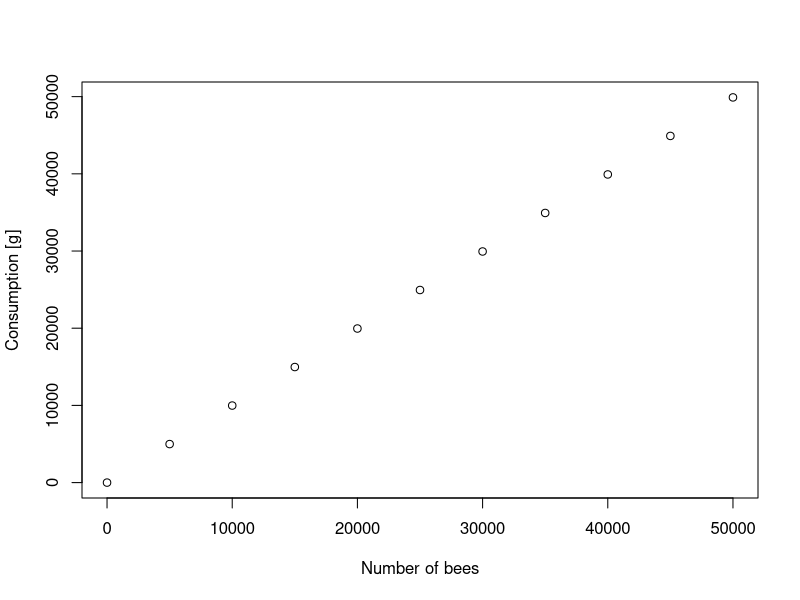
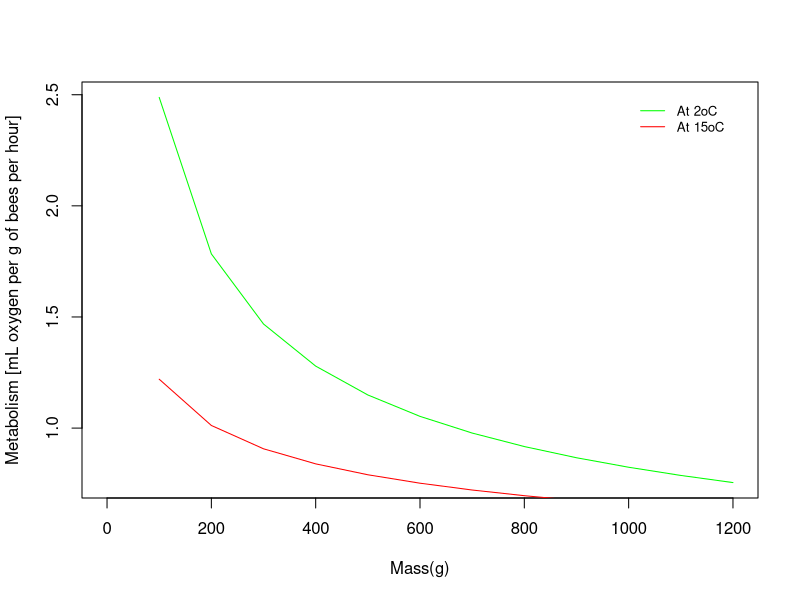
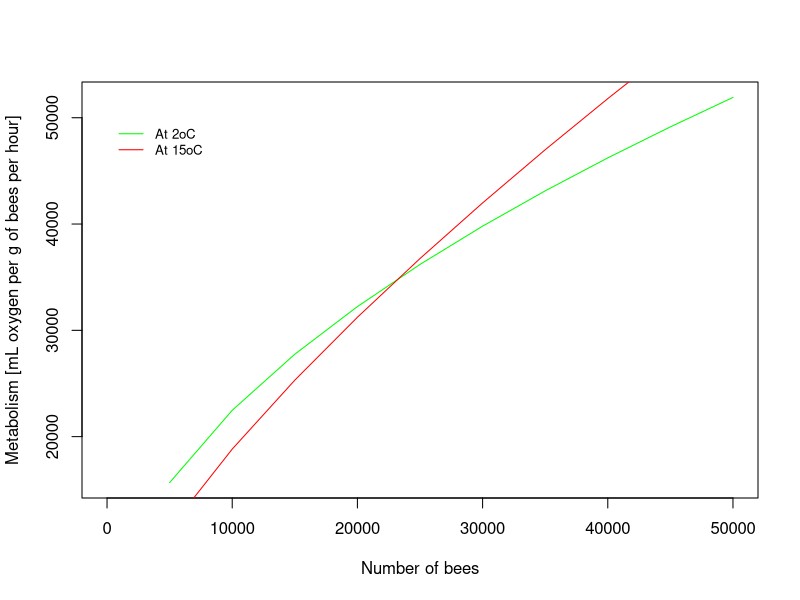
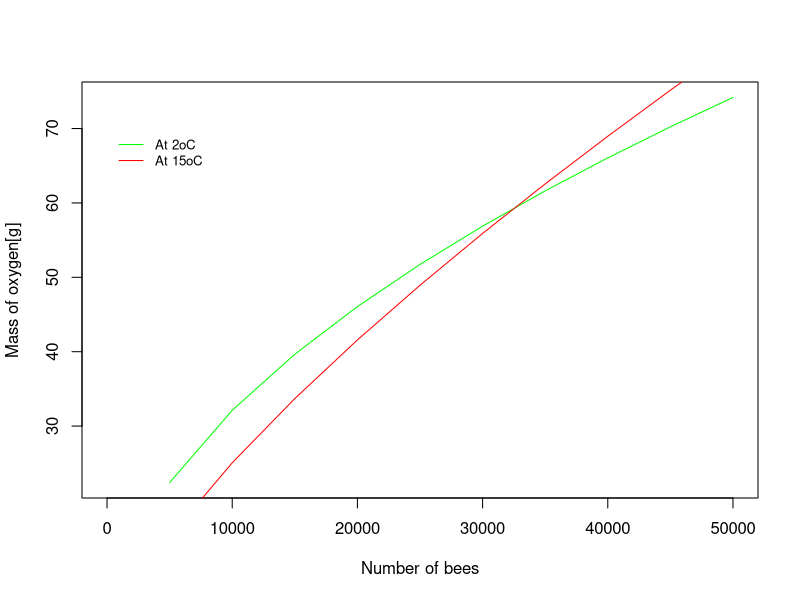
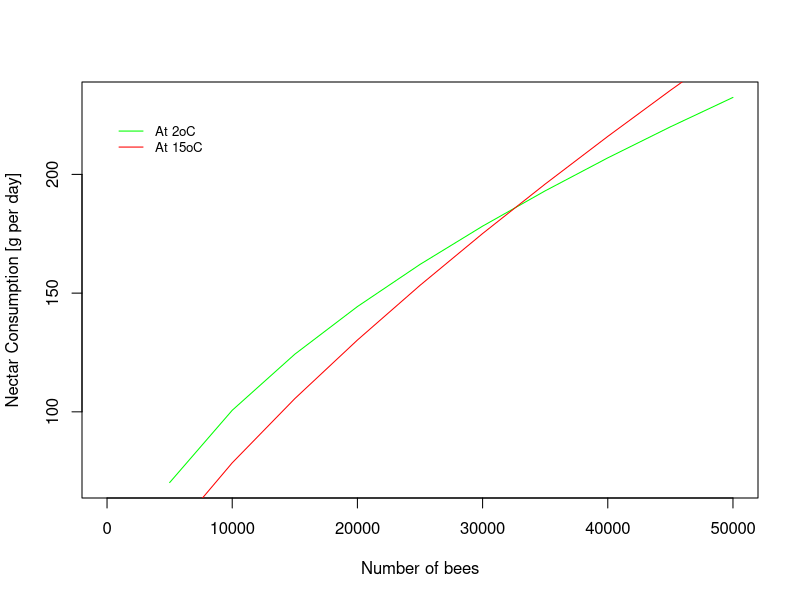

These figures' R source, in order:
##R plot of consumption versus number of bees
png(filename="C:/git/winter_module/Image/pollenconsumption.png",width=10, height=6, units="in",res=250)
pollent=seq(from = 0, to = 50000, by = 5000)
Nbeest=seq(from = 0, to = 50000, by = 5000)
Pollent1=pollent-0.002*Nbeest
plot(Nbeest,Pollent1,xlab="Number of bees", ylab="Consumption [g]")
dev.off()

##R plot of metabolism versus temperature with a couple curves for different hive sizes
png(filename="C:/git/winter_module/Image/metabolism versus temperature.png",width=10, height=6, units="in",res=250)
BW= seq(from = 0, to = 1200, by = 100)
vo2at2=22.69*BW^-0.48
vo2at15=4.23*BW^-0.27
plot(BW,vo2at2,type='l',col='green',xlab="Mass(g)", ylab="Metabolism [mL oxygen per g of bees per hour]")
lines(BW,vo2at15,col='red')
legend(1000, 2.5, legend=c("At 2oC", "At 15oC"),col=c("green", "red"),lty=1:1, cex=0.8,box.lty=0)
dev.off

##R plot of oxygen consumption versus temperature with a couple curves for different hive sizes
png(filename="C:/git/winter_module/Image/metabolism versus hive sizes.png",width=10, height=6, units="in",res=250)
Nbees=seq(from = 0, to = 50000, by = 5000)
vo2totat2=(22.69*(0.128*Nbees)^-0.48)*24*(Nbees*0.128)
vo2totat15=(4.23*(0.128*Nbees)^-0.27)*24*(Nbees*0.128)
plot(Nbees,vo2totat2,type='l',col='green',xlab="Number of bees", ylab="Metabolism [mL oxygen per g of bees per hour]")
lines(Nbees,vo2totat15,col='red')
legend(0, 50000, legend=c("At 2oC", "At 15oC"),col=c("green", "red"),lty=1:1, cex=0.8,box.lty=0)
dev.off

##R plot of oxygen mass versus temperature with a couple curves for different hive sizes
png(filename="C:/git/winter_module/Image/oxygen mass versus hive sizes.png",width=10, height=6, units="in",res=250)
Nbees=seq(from = 0, to = 50000, by = 5000)
Mo2at2=0.09961*Nbees*(0.128*Nbees)^-0.48
Mo2at15=0.01730*Nbees*(0.128*Nbees)^-0.27
plot(Nbees,Mo2at2,type='l',col='green',xlab="Number of bees", ylab="Mass of oxygen[g]")
lines(Nbees,Mo2at15,col='red')
legend(0, 70, legend=c("At 2oC", "At 15oC"),col=c("green", "red"),lty=1:1, cex=0.8,box.lty=0)
dev.off



##R plot of nector equivalents versus temperature with a couple curves for different hive sizes
png(filename="C:/git/winter_module/Image/nectar consumption versus hive sizes.png",width=10, height=6, units="in",res=250)
Nbees=seq(from = 0, to = 50000, by = 5000)
Mnectarat2=0.3121*Nbees*(0.128*Nbees)^-0.48
Mnectarat15=0.05419*Nbees*(0.128*Nbees)^-0.27
plot(Nbees,Mnectarat2,type='l',col='green',xlab="Number of bees", ylab="Nectar Consumption [g per day]")
lines(Nbees,Mnectarat15,col='red')
legend(0, 225, legend=c("At 2oC", "At 15oC"),col=c("green", "red"),lty=1:1, cex=0.8,box.lty=0)
dev.off
